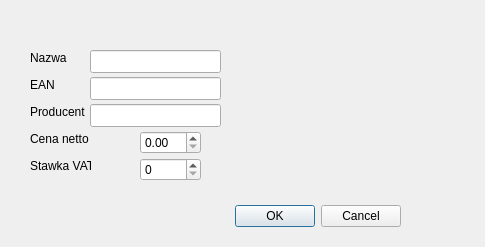
<?xml version="1.0" encoding="UTF-8"?>
<ui version="4.0">
 <class>DialogAddProduct</class>
 <widget class="QDialog" name="DialogAddProduct">
  <property name="geometry">
   <rect>
    <x>0</x>
    <y>0</y>
    <width>485</width>
    <height>247</height>
   </rect>
  </property>
  <property name="windowTitle">
   <string>Dodaj produkt</string>
  </property>
  <property name="modal">
   <bool>false</bool>
  </property>
  <widget class="QDialogButtonBox" name="buttonBox">
   <property name="geometry">
    <rect>
     <x>0</x>
     <y>200</y>
     <width>401</width>
     <height>32</height>
    </rect>
   </property>
   <property name="orientation">
    <enum>Qt::Orientation::Horizontal</enum>
   </property>
   <property name="standardButtons">
    <set>QDialogButtonBox::StandardButton::Cancel|QDialogButtonBox::StandardButton::Ok</set>
   </property>
  </widget>
  <widget class="QLineEdit" name="lineEdit_name">
   <property name="geometry">
    <rect>
     <x>90</x>
     <y>50</y>
     <width>131</width>
     <height>23</height>
    </rect>
   </property>
  </widget>
  <widget class="QLineEdit" name="lineEdit_ean">
   <property name="geometry">
    <rect>
     <x>90</x>
     <y>77</y>
     <width>131</width>
     <height>23</height>
    </rect>
   </property>
  </widget>
  <widget class="QLineEdit" name="lineEdit_manofacturer">
   <property name="geometry">
    <rect>
     <x>90</x>
     <y>104</y>
     <width>131</width>
     <height>23</height>
    </rect>
   </property>
  </widget>
  <widget class="QDoubleSpinBox" name="doubleSpinBox_pricenet">
   <property name="geometry">
    <rect>
     <x>140</x>
     <y>131</y>
     <width>61</width>
     <height>23</height>
    </rect>
   </property>
  </widget>
  <widget class="QSpinBox" name="spinBox_vat">
   <property name="geometry">
    <rect>
     <x>140</x>
     <y>158</y>
     <width>61</width>
     <height>23</height>
    </rect>
   </property>
  </widget>
  <widget class="QLabel" name="label">
   <property name="geometry">
    <rect>
     <x>30</x>
     <y>50</y>
     <width>41</width>
     <height>16</height>
    </rect>
   </property>
   <property name="text">
    <string>Nazwa</string>
   </property>
  </widget>
  <widget class="QLabel" name="label_2">
   <property name="geometry">
    <rect>
     <x>30</x>
     <y>77</y>
     <width>31</width>
     <height>16</height>
    </rect>
   </property>
   <property name="text">
    <string>EAN</string>
   </property>
  </widget>
  <widget class="QLabel" name="label_3">
   <property name="geometry">
    <rect>
     <x>30</x>
     <y>104</y>
     <width>61</width>
     <height>16</height>
    </rect>
   </property>
   <property name="text">
    <string>Producent</string>
   </property>
  </widget>
  <widget class="QLabel" name="label_4">
   <property name="geometry">
    <rect>
     <x>30</x>
     <y>131</y>
     <width>71</width>
     <height>16</height>
    </rect>
   </property>
   <property name="text">
    <string>Cena netto</string>
   </property>
  </widget>
  <widget class="QLabel" name="label_5">
   <property name="geometry">
    <rect>
     <x>30</x>
     <y>158</y>
     <width>61</width>
     <height>16</height>
    </rect>
   </property>
   <property name="text">
    <string>Stawka VAT</string>
   </property>
  </widget>
  <widget class="QLabel" name="label_6">
   <property name="geometry">
    <rect>
     <x>40</x>
     <y>10</y>
     <width>101</width>
     <height>21</height>
    </rect>
   </property>
   <property name="text">
    <string/>
   </property>
  </widget>
 </widget>
 <resources/>
 <connections>
  <connection>
   <sender>buttonBox</sender>
   <signal>accepted()</signal>
   <receiver>DialogAddProduct</receiver>
   <slot>accept()</slot>
   <hints>
    <hint type="sourcelabel">
     <x>248</x>
     <y>254</y>
    </hint>
    <hint type="destinationlabel">
     <x>157</x>
     <y>274</y>
    </hint>
   </hints>
  </connection>
  <connection>
   <sender>buttonBox</sender>
   <signal>rejected()</signal>
   <receiver>DialogAddProduct</receiver>
   <slot>reject()</slot>
   <hints>
    <hint type="sourcelabel">
     <x>316</x>
     <y>260</y>
    </hint>
    <hint type="destinationlabel">
     <x>286</x>
     <y>274</y>
    </hint>
   </hints>
  </connection>
 </connections>
</ui>
